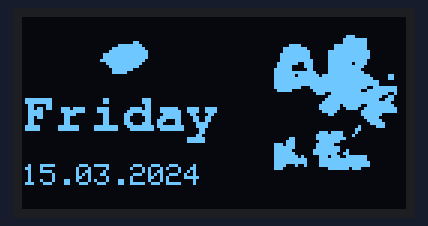
The sketch below on a simulated ESP32. Shown: 128×64 one-colour display. WiFi joins after 1.5 s; servers stay silent unless stated; the local clock reads 2024-03-15 10:24:30 at power-on unless the sketch sets it; what the sketch prints to the serial monitor is not drawn.

Above: at 1.7 s.
At 2.42 s:
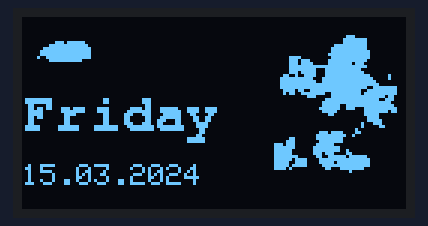
At 3.15 s:
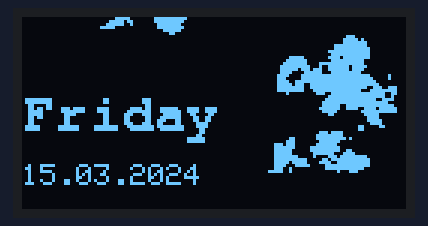
At 4.6 s:
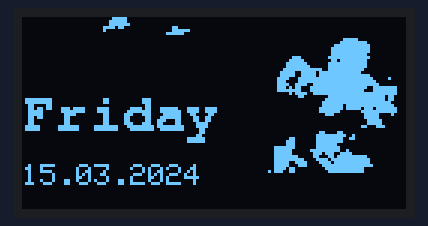
At 6.24 s:
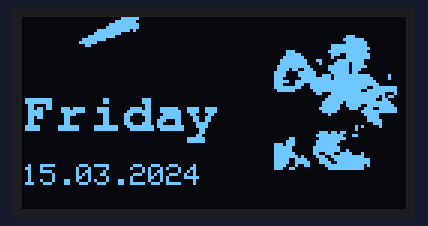
At 7.87 s:
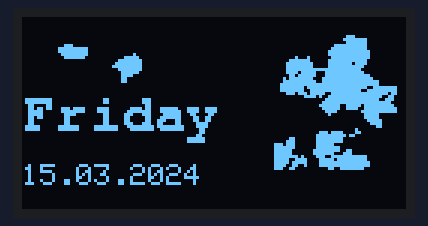

The sketch:

ESP32_OLED_Clock.ino
```cpp
#include <WiFi.h>
#include <time.h>
#include <Wire.h>
#include <Adafruit_GFX.h>
#include <Adafruit_SSD1306.h>
#include <Fonts/FreeMonoBold9pt7b.h>
#include "oled_animation.h"

#define SCREEN_WIDTH 128
#define SCREEN_HEIGHT 64
#define OLED_RESET -1
#define OLED_ADDR 0x3C

// Enter your own Wi-Fi details here.
const char* WIFI_SSID = "YOUR_WIFI_SSID";
const char* WIFI_PASSWORD = "YOUR_WIFI_PASSWORD";

Adafruit_SSD1306 display(SCREEN_WIDTH, SCREEN_HEIGHT, &Wire, OLED_RESET);

const char* ntpServer = "pool.ntp.org";
const long gmtOffset_sec = 5 * 3600 + 30 * 60;
const int daylightOffset_sec = 0;

const uint8_t FRAME_COUNT = sizeof(animationFrames) / sizeof(animationFrames[0]);
const uint32_t FRAME_INTERVAL_MS = 180;

uint32_t lastFrameAt = 0;
uint8_t frameIndex = 0;
int lastDayOfYear = -1;

String cachedWeekday = "";
String cachedDate = "";
bool timeReady = false;

void connectWiFiAndClock() {
  WiFi.mode(WIFI_STA);
  WiFi.begin(WIFI_SSID, WIFI_PASSWORD);

  Serial.print("Connecting to Wi-Fi");

  uint32_t start = millis();

  while (WiFi.status() != WL_CONNECTED && millis() - start < 15000) {
    delay(300);
    Serial.print('.');
  }

  Serial.println();

  if (WiFi.status() == WL_CONNECTED) {
    configTime(gmtOffset_sec, daylightOffset_sec, ntpServer);

    struct tm timeinfo;
    Serial.print("Waiting for NTP");

    start = millis();

    while (!getLocalTime(&timeinfo, 500) && millis() - start < 12000) {
      Serial.print('.');
    }

    timeReady = getLocalTime(&timeinfo, 100);
    Serial.println(timeReady ? " synced" : " not synced");
  } else {
    Serial.println("Wi-Fi unavailable. Date will appear after connection.");
  }
}

void updateDateStrings() {
  struct tm timeinfo;

  if (!getLocalTime(&timeinfo, 20)) {
    return;
  }

  timeReady = true;

  if (timeinfo.tm_yday == lastDayOfYear) {
    return;
  }

  lastDayOfYear = timeinfo.tm_yday;

  const char* days[] = {
    "Sunday", "Monday", "Tuesday", "Wednesday",
    "Thursday", "Friday", "Saturday"
  };

  cachedWeekday = days[timeinfo.tm_wday];

  char dateBuffer[11];

  snprintf(
    dateBuffer,
    sizeof(dateBuffer),
    "%02d.%02d.%04d",
    timeinfo.tm_mday,
    timeinfo.tm_mon + 1,
    timeinfo.tm_year + 1900
  );

  cachedDate = dateBuffer;
}

void drawScreen() {
  display.clearDisplay();

  display.drawBitmap(
    0,
    0,
    animationFrames[frameIndex],
    SCREEN_WIDTH,
    SCREEN_HEIGHT,
    SSD1306_WHITE
  );

  if (timeReady && cachedWeekday.length()) {
    display.setTextColor(SSD1306_WHITE);
    display.setTextWrap(false);

    display.setFont(&FreeMonoBold9pt7b);
    display.setTextSize(1);
    display.setCursor(0, 37);
    display.print(cachedWeekday);

    display.setFont();
    display.setCursor(0, 49);
    display.print(cachedDate);
  }

  display.display();
}

void setup() {
  Serial.begin(115200);

  Wire.begin(21, 22);

  if (!display.begin(SSD1306_SWITCHCAPVCC, OLED_ADDR)) {
    Serial.println("SSD1306 not found. Check wiring/address.");

    while (true) {
      delay(100);
    }
  }

  display.clearDisplay();
  display.display();

  connectWiFiAndClock();
  updateDateStrings();
  drawScreen();
}

void loop() {
  if (WiFi.status() == WL_CONNECTED && !timeReady) {
    configTime(gmtOffset_sec, daylightOffset_sec, ntpServer);
    updateDateStrings();
  }

  updateDateStrings();

  if (millis() - lastFrameAt >= FRAME_INTERVAL_MS) {
    lastFrameAt = millis();
    frameIndex = (frameIndex + 1) % FRAME_COUNT;
    drawScreen();
  }

  delay(5);
}
```

Source omitted: d_animation.h (data table, 174554 bytes)

Measured:
- by itself, everything shown: repeats every 5.8 s, in 32 steps
